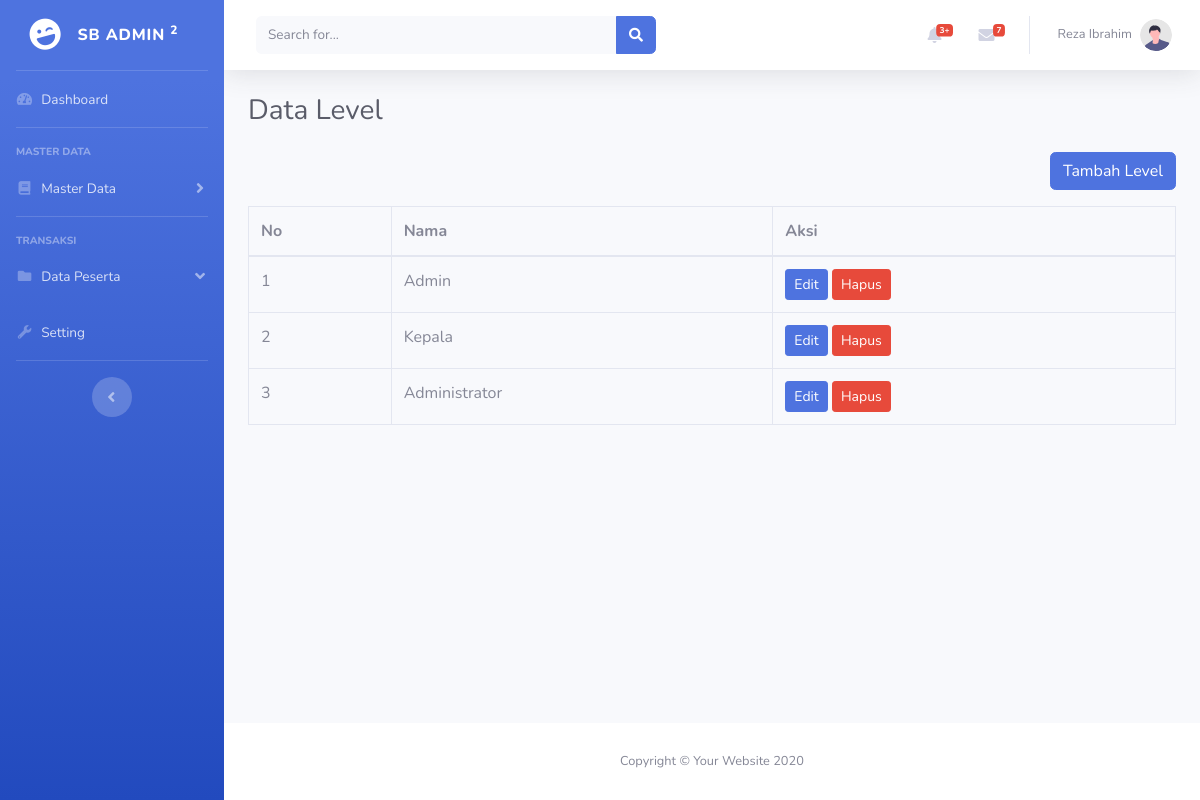
/level.php (signed in), run on the app's committed database.
### tables this page shows
CREATE TABLE `level` (
  `id` int(11) NOT NULL,
  `nama_level` varchar(50) NOT NULL,
  `created_at` timestamp NOT NULL DEFAULT current_timestamp(),
  `updated_at` timestamp NOT NULL DEFAULT current_timestamp() ON UPDATE current_timestamp()
);

### level.php (the view, shortened to what this page needs)
<?php
include 'config/config.php';
$queryLevel = mysqli_query($koneksi, "SELECT * FROM level ORDER BY id DESC");
?>
<!DOCTYPE html>
<html lang="en">
<head>
    <?php include 'inc/head.php'; ?>
</head>
<body id="page-top">
    <div id="wrapper">
        <?php include 'inc/sidebar.php'; ?>
        <div id="content-wrapper" class="d-flex flex-column">
            <div id="content">
                <?php include 'inc/navbar.php'; ?>
                <div class="container-fluid">
                    <h1 class="h3 mb-4 text-gray-800">Data Level</h1>
                    <div align="right">
                        <a href="tambah-level.php" class="btn btn-primary mb-3">Tambah Level</a>
                    </div>
                    <div class="table-responsive">
                        <table class="table table-bordered">
                            <thead>
                                <tr>
                                    <th>No</th>
                                    <th>Nama</th>
                                    <th>Aksi</th>
                                </tr>
                            </thead>
                            <tbody>
                                <?php $no = 1;
                                while ($dataLevel = mysqli_fetch_assoc($queryLevel)) { ?>
                                    <tr>
                                        <td><?php echo $no++ ?> </td>
                                        <td><?php echo $dataLevel['nama_level'] ?></td>
                                        <td>
                                            <a href="tambah-level.php?edit=<?php echo $dataLevel['id'] ?>" class="btn btn-primary btn-sm">Edit</a>
                                            <a onclick="retur
                                            n confirm('Apakah anda yakin akan menghapus data ini??')" href="tambah-level.php?delete=<?php echo $dataLevel['id'] ?>" class="btn btn-danger btn-sm">Hapus</a>
                                        </td>
                                    </tr>
                                <?php } ?>
                            </tbody>
                        </table>
                    </div>
                </div>
            </div>
            <?php include 'inc/footer.php'; ?>
        </div>
    </div>
</body>
</html>

### data on the page
level: nama_level "Admin"
level: nama_level "Kepala"
level: nama_level "Administrator"

### other printed values
$_SESSION['nama'] "Reza Ibrahim"
